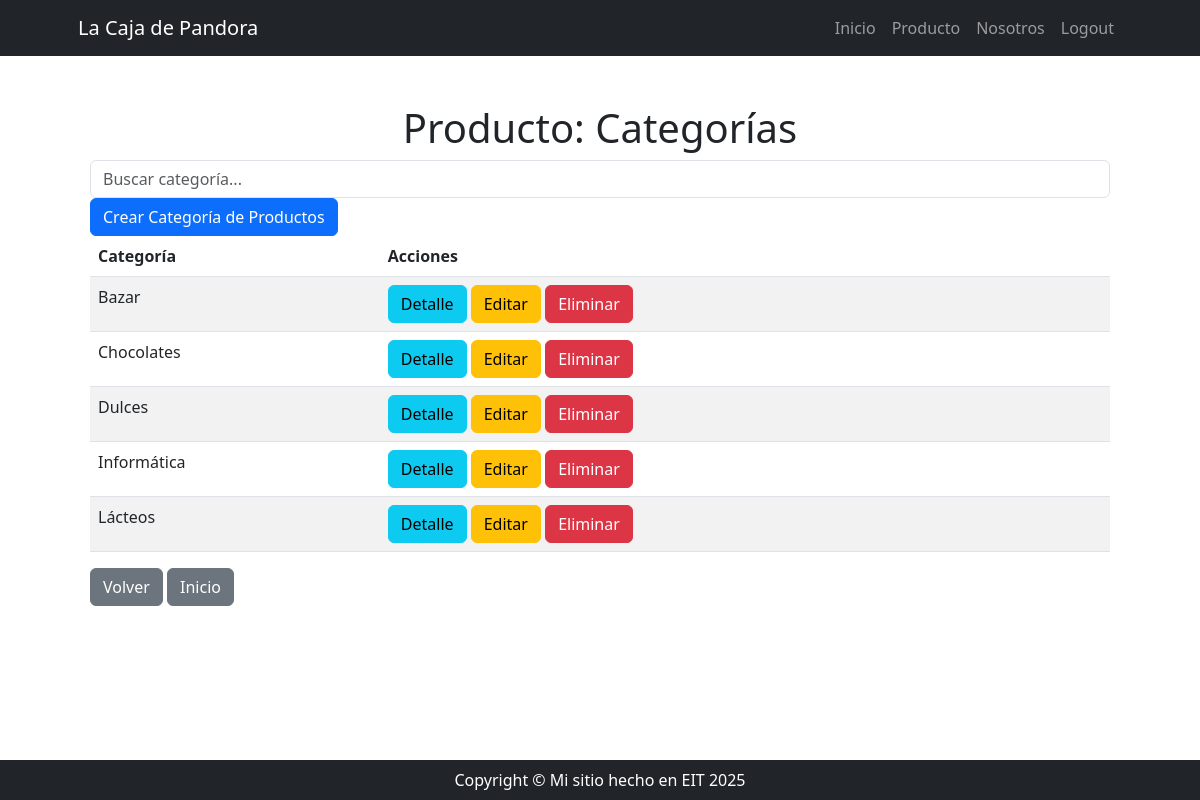
Before: /producto/categoria/list/ (signed in) with the older database file.
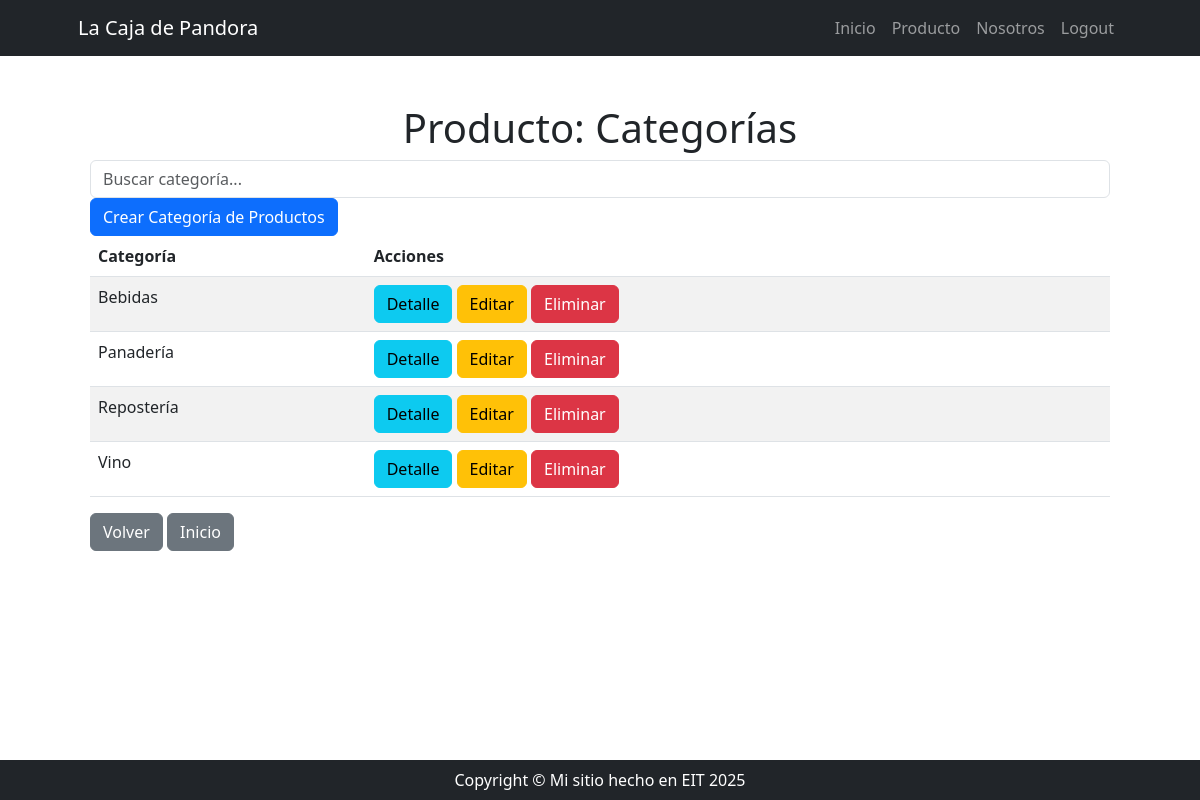
After: the same page with the newer database file.
### producto/models.py (models this page shows, shortened)
class Categoria(models.Model):
    nombre = models.CharField(max_length=100, unique=True)
    descripcion = models.TextField(verbose_name='descripción', null=True, blank=True)
    def __str__(self) -> str:
        return self.nombre
    class Meta:
        ordering = ['nombre']
        verbose_name = 'categoría de productos'
        verbose_name_plural = 'categorías de productos'

### producto/views_models/categoria.py (the view)
# urls.py: path('categoria/list/', categoria.categoria_list, name='categoria_list'),
def categoria_list(request: HttpRequest):
    busqueda = request.GET.get('busqueda')
    if busqueda:
        queryset = models.Categoria.objects.filter(nombre__icontains=busqueda)
    else:
        queryset = models.Categoria.objects.all()
    context = {'object_list': queryset}
    return render(request, 'producto/categoria_list.html', context)

### producto/templates/producto/categoria_list.html
{% extends 'core/base.html' %}
{% block content %}
<div class="container mt-5">
    <h1 class="text-center">Producto: Categorías</h1>
    <form method="get">
        <input type="text" name="busqueda" placeholder="Buscar categoría..." class="form-control">
    </form>
    <a href="{% url 'producto:categoria_create' %}">
        <button class="btn btn-primary">Crear Categoría de Productos</button></a>
    <table class="table table-striped">
        <thead>
            <tr>
                <th>Categoría</th>
                <th>Acciones</th>
            </tr>
        </thead>
        <tbody>
            {% for categoria in object_list %}
            <tr>
                <td>{{ categoria }} </td>
                <td>
                    <a href="{% url 'producto:categoria_detail' categoria.id %}" class="btn btn-info">Detalle</a>
                    <a href="{% url 'producto:categoria_update' categoria.id %}" class="btn btn-warning">Editar</a>
                    <a href="{% url 'producto:categoria_delete' categoria.id %}" class="btn btn-danger">Eliminar</a>
                </td>
            </tr>
            {% empty %}
            <tr>
                <td>No hay datos disponibles</td>
            </tr>
            {% endfor %}
        </tbody>
    </table>
    <a href="{% url 'producto:index' %}"><button class="btn btn-secondary">Volver</button></a>
    <a href="{% url 'core:index' %}"><button class="btn btn-secondary">Inicio</button></a>
</div>
{% endblock %}

### core/templates/core/base.html (shortened to what this page needs)
{% load static %}
<!DOCTYPE html>
<html lang="es">
    <head>
        <link href="{% static 'core/css/styles.css' %}" rel="stylesheet" />
        <link href="https://cdn.jsdelivr.net/npm/bootstrap@5.3.0-alpha1/dist/css/bootstrap.min.css" rel="stylesheet">
        <link rel="stylesheet" href="https://cdnjs.cloudflare.com/ajax/libs/font-awesome/6.0.0-beta3/css/all.min.css">
    </head>
    <body>
        {% include 'core/componentes/navbar.html' %}
        <div class="container px-4 px-lg-5">
            {% block content %}
            {% endblock content %}
        </div>
        {% include 'core/componentes/footer.html' %}
    </body>
</html>

### core/templates/core/componentes/navbar.html (shortened to what this page needs)
<nav class="navbar navbar-expand-lg navbar-dark bg-dark">
    <div class="container px-5">
        <a class="navbar-brand" href="{% url 'core:index' %}">La Caja de Pandora</a>
        <div class="collapse navbar-collapse" id="navbarSupportedContent">
            <ul class="navbar-nav ms-auto mb-2 mb-lg-0">
                {% if user.is_authenticated %}
                    <li class="nav-item"><a class="nav-link" aria-current="page" href="{% url 'core:index' %}">Inicio</a></li>
                    <li class="nav-item"><a class="nav-link" href="{% url 'producto:index' %}">Producto</a></li>
                    <li class="nav-item"><a class="nav-link" href="{% url 'core:about' %}">Nosotros</a></li>
                    <li class="nav-item">
                        <form action="{% url 'core:logout' %}" method="post">
                            <button class="nav-link btn btn-link" type="submit">Logout</button>
                        </form>
                    </li>
                {% else %}
                    <li class="nav-item"><a class="nav-link" href="{% url 'core:about' %}">Nosotros</a></li>
                    <li class="nav-item"><a class="nav-link" href="{% url 'core:login' %}">Login</a></li>
                {% endif %}
            </ul>
        </div>
    </div>
</nav>

### core/templates/core/componentes/footer.html
<footer class="py-2 bg-dark fixed-bottom">
    <div class="container px-4 px-lg-5">
        <p class="m-0 text-center text-white">Copyright &copy; Mi sitio hecho en EIT 2025</p>
    </div>
</footer>

Changed rows visible on the page:
removed Categoria: nombre "Bazar"
removed Categoria: nombre "Chocolates"
removed Categoria: nombre "Informática"
removed Categoria: nombre "Lácteos"
changed Categoria: nombre "Dulces" → "Bebidas"
added Categoria: nombre "Panadería"
added Categoria: nombre "Repostería"
added Categoria: nombre "Vino"
